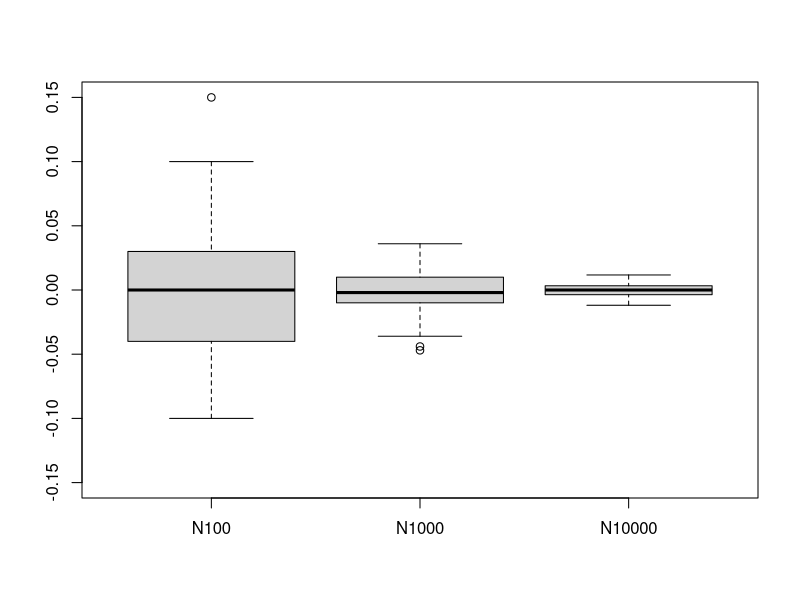
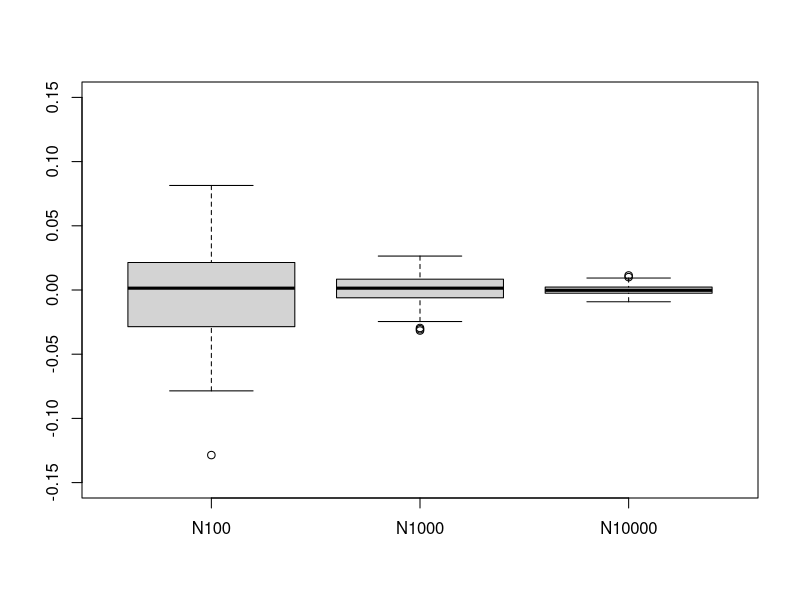
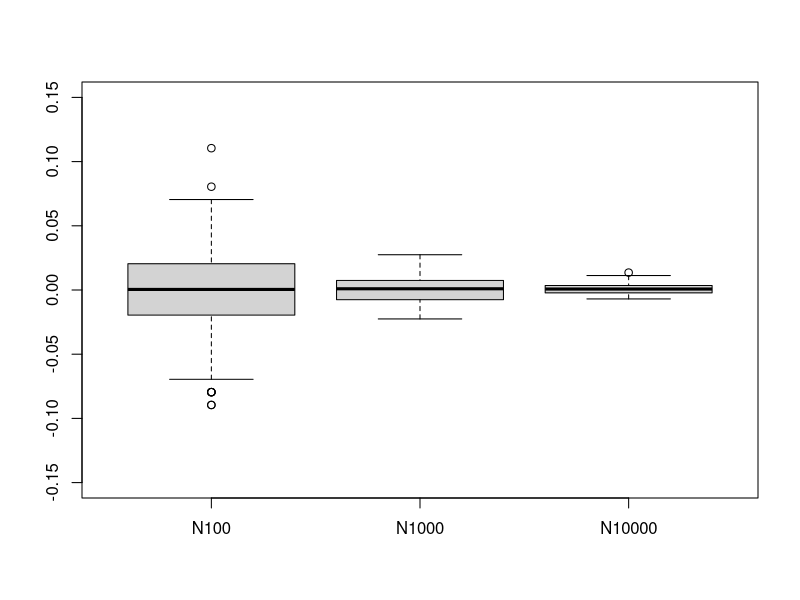
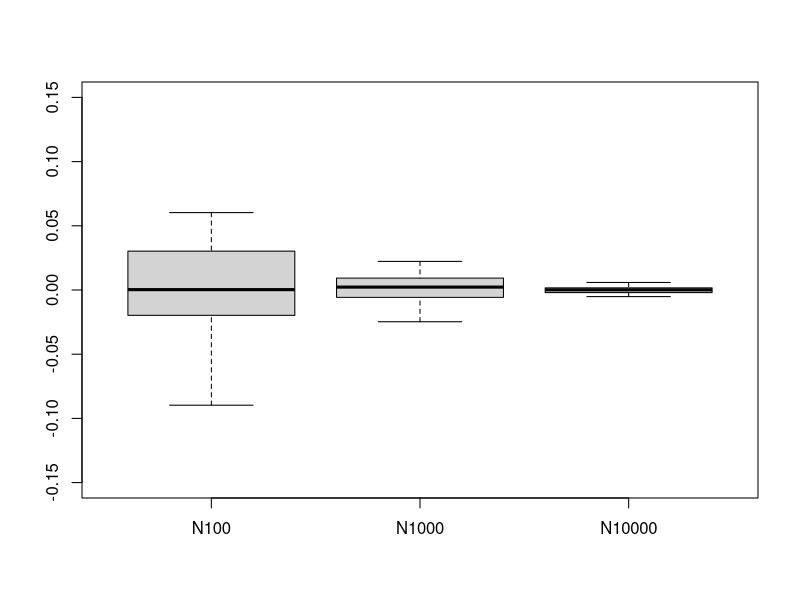
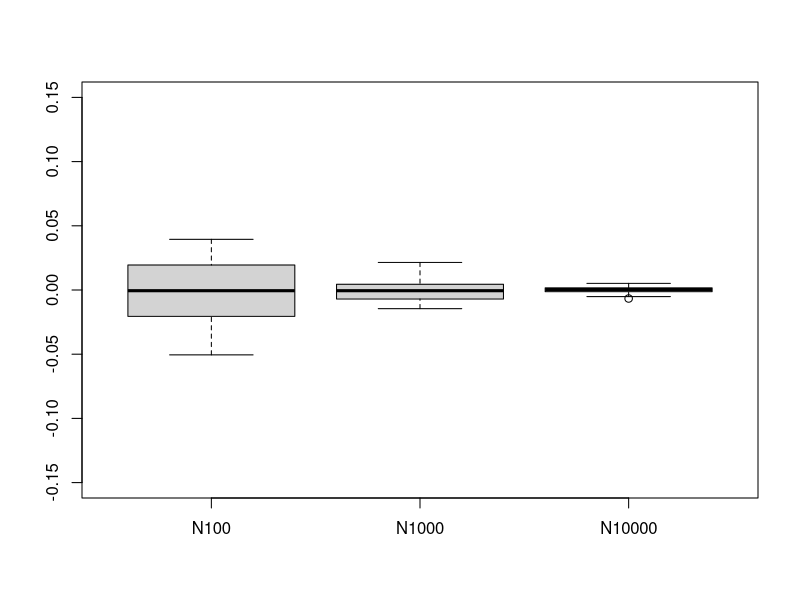
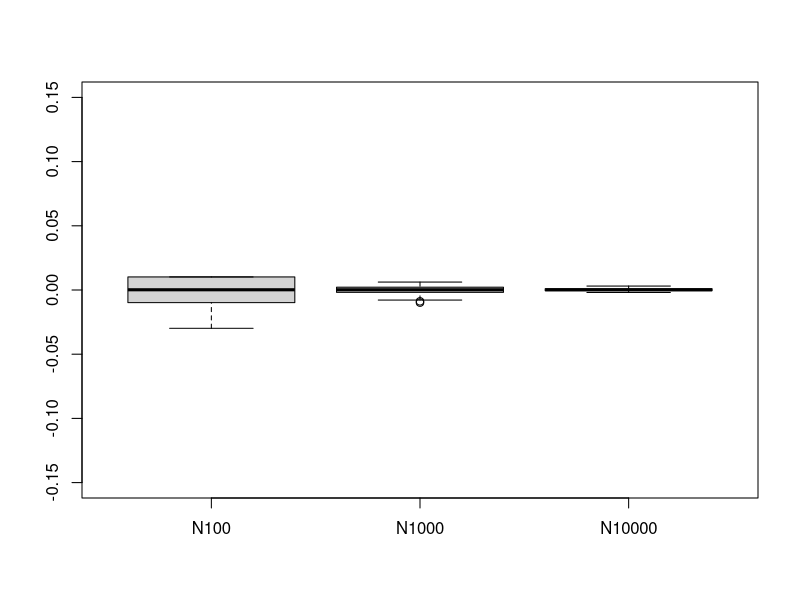
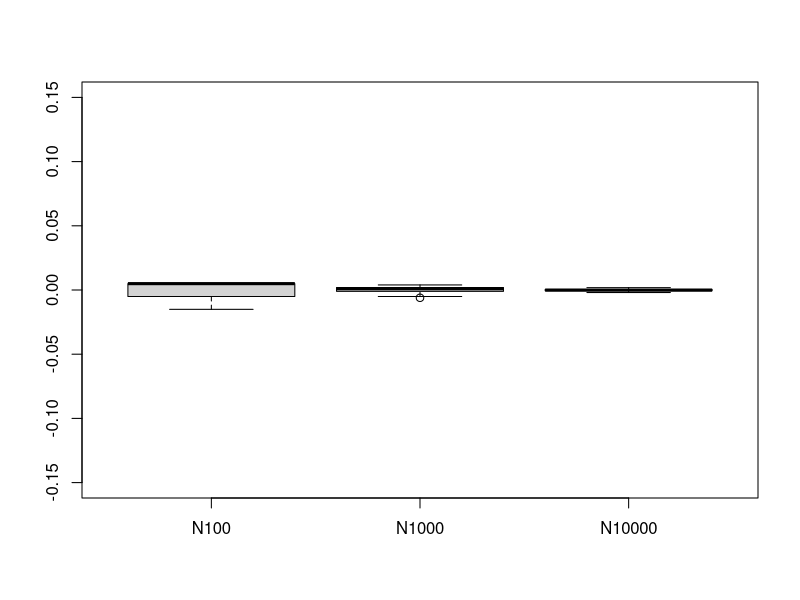
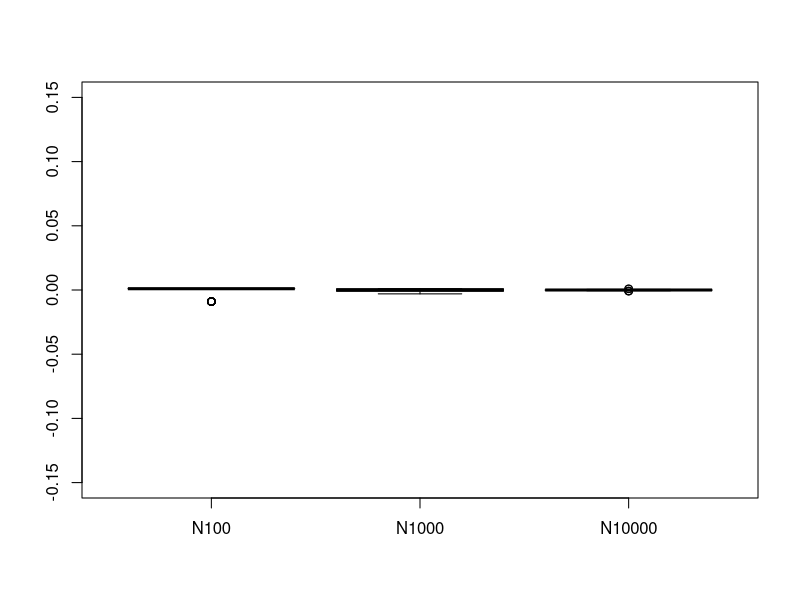

The R script that drew these images, in order:
# Table plot

Result_Matrix <- matrix(data = NA, nrow = 5, ncol = 9)
t_set <- c(0, 0.67, 0.84, 1.28, 1.65, 2.32, 2.58, 3.09, 3.72)
Result_Matrix[2,] <- as.matrix(pnorm(t_set))
N_set <- c(100, 1000, 10000)
Result_Matrix[1,] <- t_set
i = 3
for(N in N_set){
  j = 1
  for(t in t_set){
    x <- rnorm(N, mean = 0, sd = 1)
    Indicator_variable <- as.numeric(x <= t)
    Fi_t <- mean(Indicator_variable)
    Result_Matrix[i,j] <- Fi_t
    j = j+1
  }
  i = i+1
}



# Figures plot

N_set <- c(100, 1000, 10000)
t_set <- c(0, 0.67, 0.84, 1.28, 1.65, 2.32, 2.58, 3.09, 3.72)
for (t in t_set){
  Bias <- matrix(data = NA, nrow = 3, ncol = 100)
  true_value <- pnorm(t)
  i = 1
  for(N in N_set){
    for(j in 1:100){
    x <- rnorm(N, mean = 0, sd = 1)
    Indicator_variable <- as.numeric(x <= t)
    Fi_t <- mean(Indicator_variable)
    Bias[i,j] <- Fi_t - true_value
    }
  i=i+1
  }

Bias_t <- t(Bias)
Bias_N <- cbind(N100 = Bias_t[,1],N1000 = Bias_t[,2],N10000 = Bias_t[,3])
boxplot(as.data.frame(Bias_N),ylim=c(-0.15,0.15))
}

